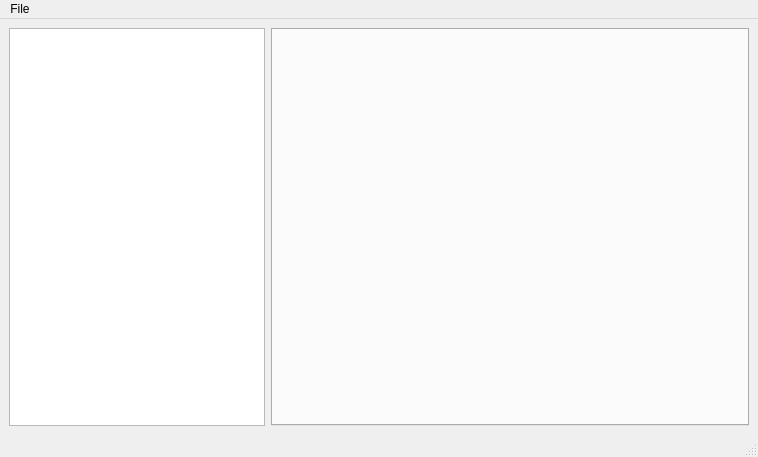
<?xml version="1.0" encoding="UTF-8"?>
<ui version="4.0">
 <class>MainWindow</class>
 <widget class="QMainWindow" name="MainWindow">
  <property name="geometry">
   <rect>
    <x>0</x>
    <y>0</y>
    <width>758</width>
    <height>457</height>
   </rect>
  </property>
  <property name="windowTitle">
   <string>MainWindow</string>
  </property>
  <widget class="QWidget" name="centralwidget">
   <layout class="QGridLayout" name="gridLayout">
    <item row="0" column="1">
     <widget class="QTabWidget" name="tabWidget">
      <property name="currentIndex">
       <number>-1</number>
      </property>
      <property name="usesScrollButtons">
       <bool>false</bool>
      </property>
      <property name="tabBarAutoHide">
       <bool>false</bool>
      </property>
     </widget>
    </item>
    <item row="0" column="0">
     <widget class="QTableWidget" name="nameList">
      <property name="sizePolicy">
       <sizepolicy hsizetype="Fixed" vsizetype="Expanding">
        <horstretch>0</horstretch>
        <verstretch>1</verstretch>
       </sizepolicy>
      </property>
      <property name="showGrid">
       <bool>true</bool>
      </property>
      <attribute name="horizontalHeaderVisible">
       <bool>false</bool>
      </attribute>
      <attribute name="horizontalHeaderHighlightSections">
       <bool>false</bool>
      </attribute>
      <attribute name="verticalHeaderVisible">
       <bool>false</bool>
      </attribute>
      <attribute name="verticalHeaderHighlightSections">
       <bool>false</bool>
      </attribute>
      <column>
       <property name="text">
        <string>Name</string>
       </property>
      </column>
     </widget>
    </item>
   </layout>
  </widget>
  <widget class="QMenuBar" name="menubar">
   <property name="geometry">
    <rect>
     <x>0</x>
     <y>0</y>
     <width>758</width>
     <height>20</height>
    </rect>
   </property>
   <widget class="QMenu" name="menuFile">
    <property name="title">
     <string>File</string>
    </property>
   </widget>
   <addaction name="menuFile"/>
  </widget>
  <widget class="QStatusBar" name="statusbar"/>
 </widget>
 <resources/>
 <connections/>
</ui>
